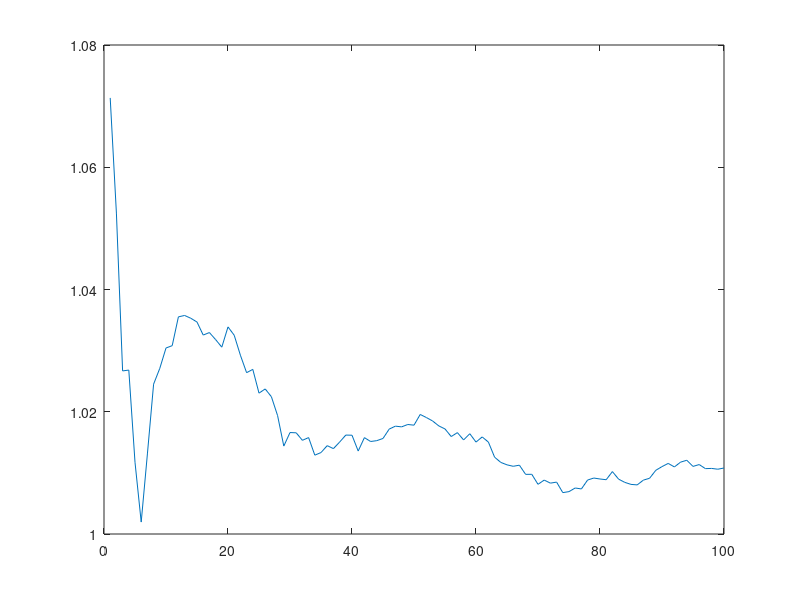
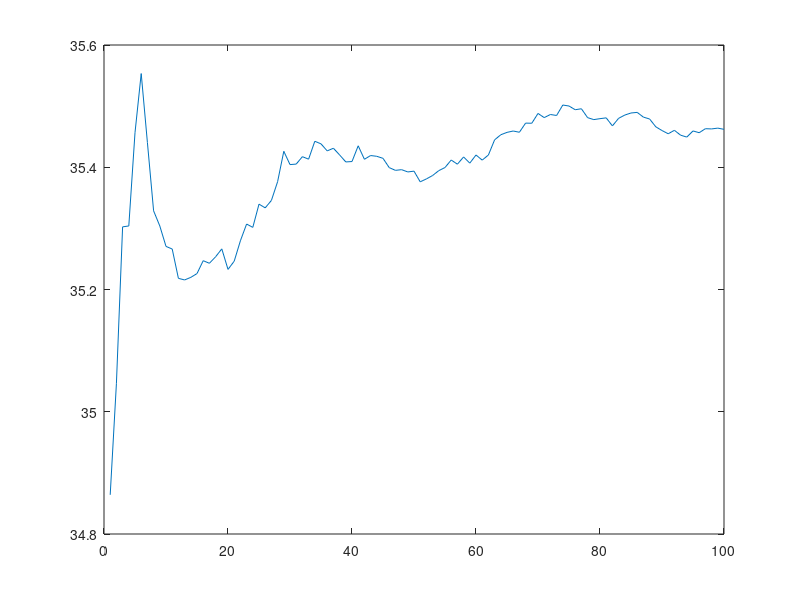

Source code (MATLAB) for these figures, in order:
clear all
clc
r=0.105;%radius (m)
b=0.090;%width(m)
k=0.100;%shear deformation modulus
sampling=0.05;%20hz
j1=0;
for jj=1:100
for j=1:0.05:30

V=0.565+0.001*rand;%m/sec Linear velocity
if V<0
    V=V*(-1);
end
w=V/r+0.001*rand;%angular velocity
if w<0
    w=w*(-1);
end

theta1=(20+0.1*rand)*pi/180;%the angle from the vertical at which the wheel first makes contact
if theta1<0
    theta1=theta1*(-1);
end
W=67+0.01*rand; %kg vertical load
if W<0
    W=W*(-1);
end

T=0.045+0.001*rand;% Torque= (moment of inertia)(angular acceleration)

if T<0
    T=T*(-1);
end
if V<(r*w)
i=1-(V/(r*w));
    if i<-1
        i=-1;
        w=0;
    elseif i>1
        i=1;
        V=0;

    end
% disp ('driving')
elseif V>(r*w)
i=((r*w)/V)-1;
    if i<-1
        i=-1;
        w=0;
    elseif i>1
        i=1;
        V=0;

    end
% disp ('breaking')
end
if i > 0.6
    disp('Classical Terramechanics may fail after i>0.6')
end

A=1-exp((-r/k)*((theta1/2)+(1-i)*(-sin(theta1)+sin(theta1/2))));


K1=A*(theta1^2*W*r+4*T*sin(theta1)-8*T*sin(theta1/2));
K2=4*T*(cos(theta1)-2*cos(theta1/2)+1);
K4=theta1*r^2*b*(cos(theta1)-2*cos(theta1/2)+2*A*cos(theta1/2)+2*A+1);

j1=j1+1;
r1(j1)=K2/K4;
r2(j1)=-K1/K4;
end
R1=[r1]';
R2=[r2];
R2=vertcat(ones(1,length(R2)),R2)';
A=inv(R2'*R2)*R2'*R1;
A2=inv(R2'*R2+0.0001*eye(size(R2'*R2)))*R2'*R1;
cohA(jj)=A(1,1)/1000;
Phi(jj)=atan(A(2,1))*180/pi;

cohA2(jj)=A2(1,1);
Phi2(jj)=atan(A2(2,1));
end
time=1:1:100;
figure
plot(time,cohA)
figure
plot(time,Phi)